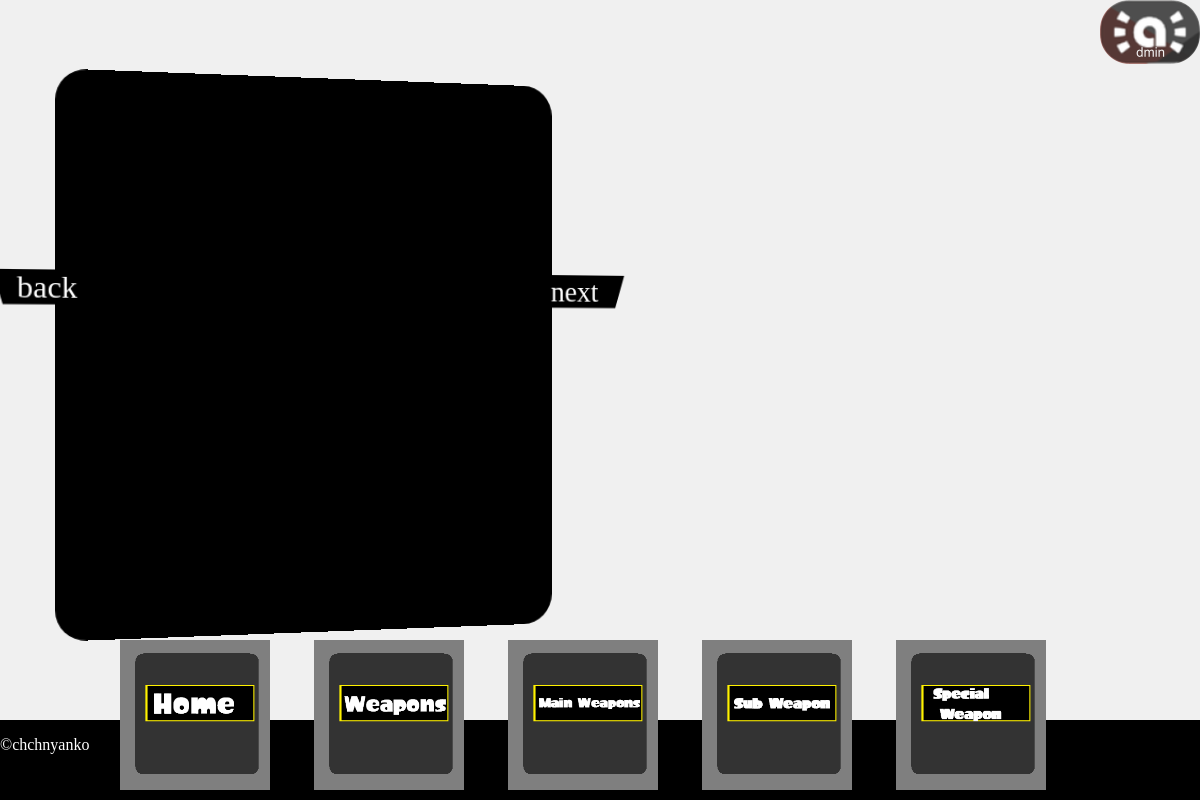
The page /all/1/178 on the database as committed earlier.
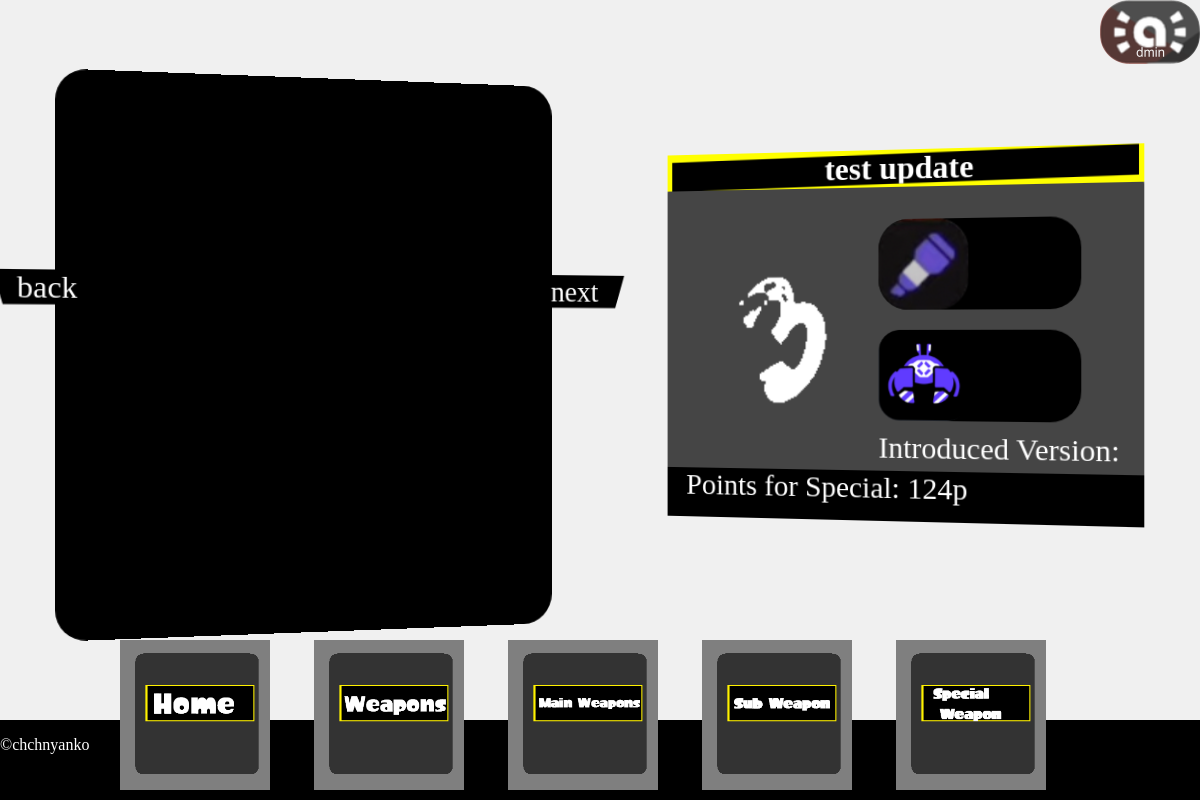
The same page on the database as committed later.
### tables this page shows
CREATE TABLE Weapons (WeaponID INTEGER PRIMARY KEY AUTOINCREMENT, WeaponName TEXT, MainWeaponID INTEGER REFERENCES MainWeapon (MainWeaponID), SubWeaponID INTEGER REFERENCES SubWeapon (SubWeaponID), SpecialWeaponID INTEGER REFERENCES SpecialWeapon (SpecialWeaponID), SpecialPoint INTEGER, VersionID INTEGER REFERENCES Version (VersionID));

### app.py (the view)
@app.route("/all/<int:page>/<int:weaponID>")
def all(page, weaponID):
    weapon_amount = 12
    total_pages = ceil(connect_database("SELECT COUNT (*) FROM Weapons")[0][0] / 12)
    if page <= total_pages:
        offset = (page-1)*weapon_amount
        weapon = connect_database("SELECT * FROM Weapons LIMIT ? OFFSET ?;", (weapon_amount, offset))
    else:
        offset = (total_pages - 1) * weapon_amount
        weapon = connect_database("SELECT * FROM Weapons LIMIT ? OFFSET ?;", (weapon_amount, offset))
    selected_weapon = connect_database(f"SELECT * FROM Weapons WHERE WeaponID = '{weaponID}';")
    if selected_weapon:
        selected_weapon = selected_weapon[0]
        if selected_weapon[2]:
            selected_weapon += (int(ceil(int(selected_weapon[2])/12)),)
    else:
        selected_weapon = (0, 0)
    return render_template("all.html", weapon=weapon, page=page, selected_weapon = selected_weapon, total_pages=total_pages)

### app.py (called while the page is built)
def connect_database(query, id=None):
    conn = sqlite3.connect(DB)
    cursor = conn.cursor()
    if id:
        cursor.execute(query, id)
    else:
        cursor.execute(query)
    results = cursor.fetchall()
    conn.close()
    return results

### templates/all.html (shortened to what this page needs)
{% extends "layout.html" %}
{% block content %}
<div class="weapon-grid">
    {% if page == 1 %}
    <a href="/all/{{total_pages}}/{{selected_weapon[0]}}"><div class="weapon-back-button font2">back</div></a>
    {% else %}
    <a href="/all/{{page-1}}/{{selected_weapon[0]}}"><div class="weapon-back-button font2">back</div></a>
    {% endif %}
    {% if page >= total_pages %}
    <a href="/all/{{1}}/{{selected_weapon[0]}}"><div class="weapon-next-button font2">next</div></a>
    {% else %}
    <a href="/all/{{page+1}}/{{selected_weapon[0]}}"><div class="weapon-next-button font2">next</div></a>
    {% endif %}
</div>
{% if selected_weapon[0] != 0 %}
<div class="weapon-data-background">
    <div class="weapon-data-yellow-background">
        <div class="weapon-data-name font1">
            <h1>{{selected_weapon[1]}}</h1>
        </div>
    </div>
    <div class="weapon-data-grid">
        <a href="/main/{{selected_weapon[7]}}/{{selected_weapon[2]}}"><img src="/static/main_weapon/{{selected_weapon[1]}}.png" alt="{{selected_weapon[1]}}" class="weapon-data-img" onerror="this.onerror=null;this.src='/static/other_images/splatoon3_loading.gif'"></a>
        <div>
            <a href="/sub/1/{{selected_weapon[3]}}"><div class="all-data-black-box">
                <img src="/static/sub_weapon/{{selected_weapon[3]}}.png" alt="{{selected_weapon[3]}}" class="all-data-sub-img" onerror="this.onerror=null;this.src='/static/other_images/splatoon3_loading.gif'">
            </div></a>
            <a href="/special/1/{{selected_weapon[4]}}"><div class="all-data-black-box">
                <img src="/static/special_weapon/{{selected_weapon[4]}}.png" alt="{{selected_weapon[4]}}" class="all-data-special-img" onerror="this.onerror=null;this.src='/static/other_images/splatoon3_loading.gif'">
            </div></a>
            <p class="all-data-version font2">Introduced Version: {{selected_weapon[6]}}</p>
        </div>
    </div>
    <p class="all-data-special-points font2">Points for Special: {{selected_weapon[5]}}p</p>
</div>
{% endif %}
{% endblock %}

### templates/layout.html (shortened to what this page needs)
<!DOCTYPE html>
<html lang="en">
<head>
    <link rel="stylesheet" type="text/css" href="/static/reworked_style.css">
</head>
<body>
    {% include "nav.html" %}
    {% block content %}
    {% endblock %}
</body>
</html>

### templates/nav.html
<div nav>
    <div class="nav-bottom-bar">
        <a href="/games"><p class="font1">©chchnyanko</p></a>
    </div>
    <div class="nav-navbar">
        <a href="/" class="nav-navbar-box"><img src="/static/other_images/navhome.png" alt="Home" class="nav-navbar-box"></a>
        <a href="/all/1/0" class="nav-navbar-box"><img src="/static/other_images/navweapon.png" alt="Weapons" class="nav-navbar-box"></a>
        <a href="/main/1/0" class="nav-navbar-box"><img src="/static/other_images/navmain.png" alt="Main Weapons" class="nav-navbar-box"></a>
        <a href="/sub/1/0" class="nav-navbar-box"><img src="/static/other_images/navsub.png" alt="Sub Weapons" class="nav-navbar-box"></a>
        <a href="/special/1/0" class="nav-navbar-box"><img src="/static/other_images/navspecial.png" alt="Special Weapons" class="nav-navbar-box"></a>
    </div>
    <a href="/admin_login" class="nav-admin"><img src="/static/other_images/admin.png"></a>
</div>

### Static/reworked_style.css (style rules this page uses)
html { color: white; }
body { margin: 0; background-color: #f0f0f0; }
a { text-decoration: none; color: white; }
.font1 { font-family: font1; }
.font2 { font-family: font2; font-size: 30px; }
.nav-bottom-bar { position: fixed; width: 100%; height: 10%; bottom: 0; background-color: black; }
.nav-navbar { position: fixed; top: 80%; left: 10%; width: 80%; height: 150px; display: grid; grid-template-columns: repeat(5, 1fr); gap: 10px; }
.nav-navbar-box { height: 150px; width: 150px; }
.nav-admin { position: fixed; top: 0; right: 0; }
.weapon-grid { position: absolute; top: 10%; left: 5%; width: 40%; min-width: 340px; height: 60%; background-color: black; border-radius: 30px; padding: 70px 10px 0 10px; display: flex; flex-wrap: wrap; justify-content: space-around; gap: 20px; transform: perspective(1300px) rotateY(10deg) translateZ(10px); }
.weapon-back-button { position: fixed; left: -59px; top: 35%; background-color: black; text-align: right; width: 80px; clip-path: polygon(10px 100%,0 0,100% 0,100% 100%); }
.weapon-next-button { position: fixed; left: calc(100% - 1px); top: 35%; background-color: black; text-align: left; width: 80px; clip-path: polygon(0 0, 100% 0, 70px 100%, 0 100%); }
.weapon-data-background { position: absolute; top: 20%; right: 5%; width: 40%; height: 45%; background-color: rgb(69, 69, 69); border-radius: 30px; transform: perspective(1300px) rotateY(-10deg) translateZ(10px); }
.weapon-data-yellow-background { position: relative; top: -30px; background-color: yellow; }
.weapon-data-name { left: 5px; margin: 5px; text-align: center; background-color: black; clip-path: polygon(0 20%, 100% 0, 100% 80%, 0 100%); }
.weapon-data-grid { position: relative; height: 100%; top: -30px; display: grid; grid-template-columns: 1fr 3fr; gap: 10px; padding: 10px; }
.weapon-data-img { width: 200px; height: 200px; }
.all-data-black-box { background-color: black; border-radius: 30px; margin-bottom: 20px; width: 80%; height: 90px; }
.all-data-sub-img { width: 90px; }
.all-data-special-img { width: 90px; }
.all-data-special-points { background-color: black; position: inherit; padding-left: 20px; bottom: -30px; height: 50px; width: calc(100% - 20px); }
.all-data-version { position: relative; top: -20px; }

Rows that differ between the two databases and show on the page:
added Weapons: WeaponName "test update", SpecialPoint "124"
Other text that changed with them:
text now shown: "Introduced Version: Points for Special: p"
